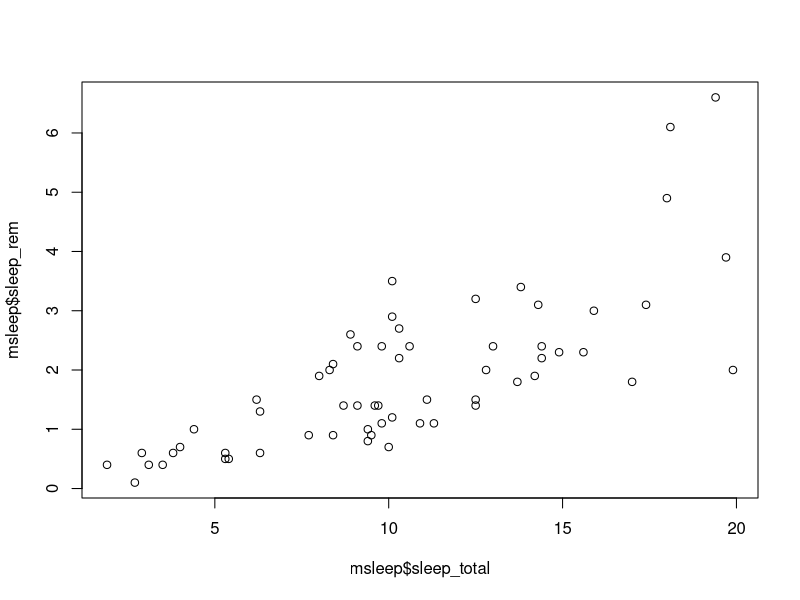
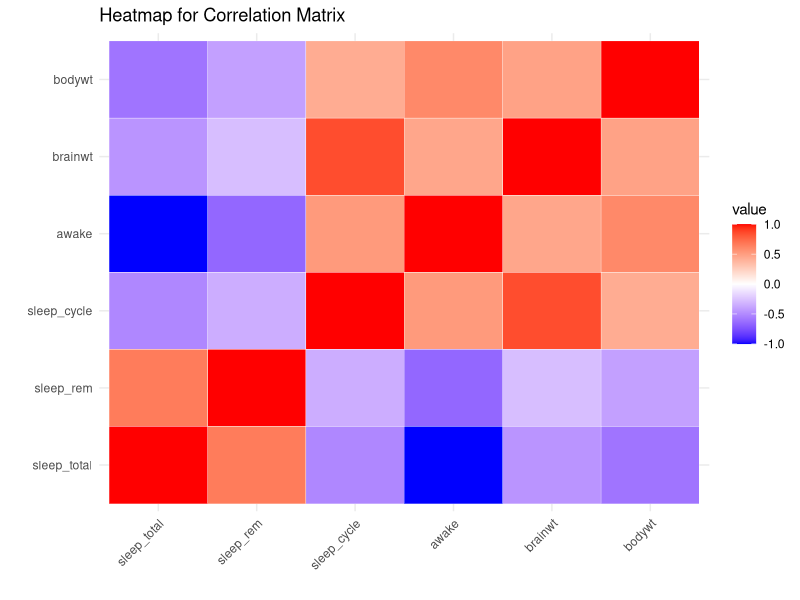
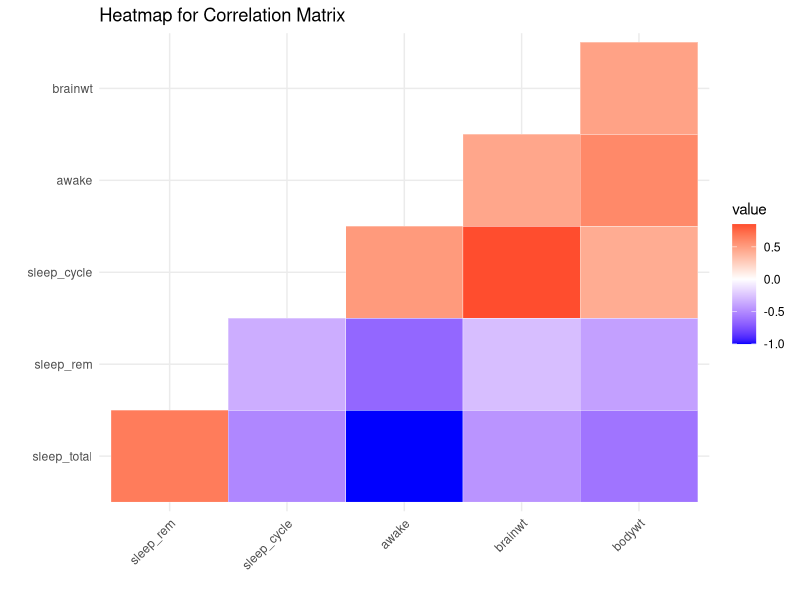
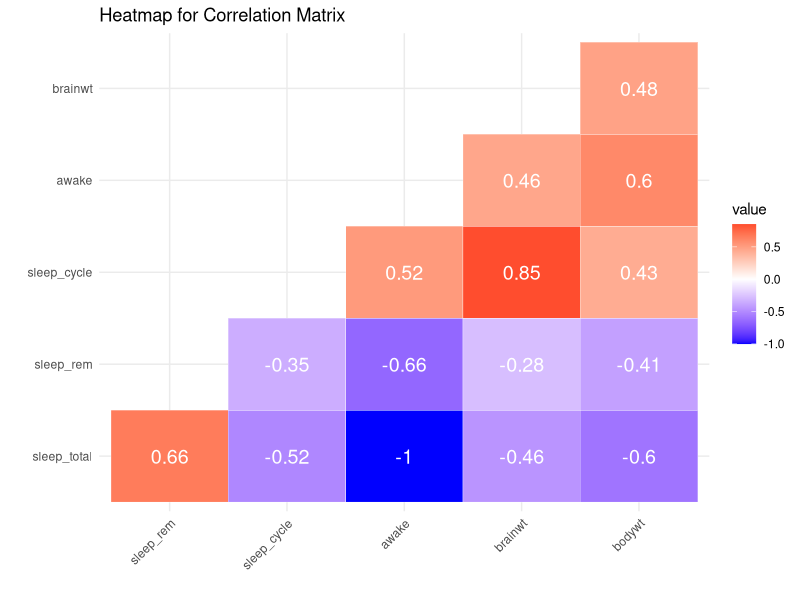
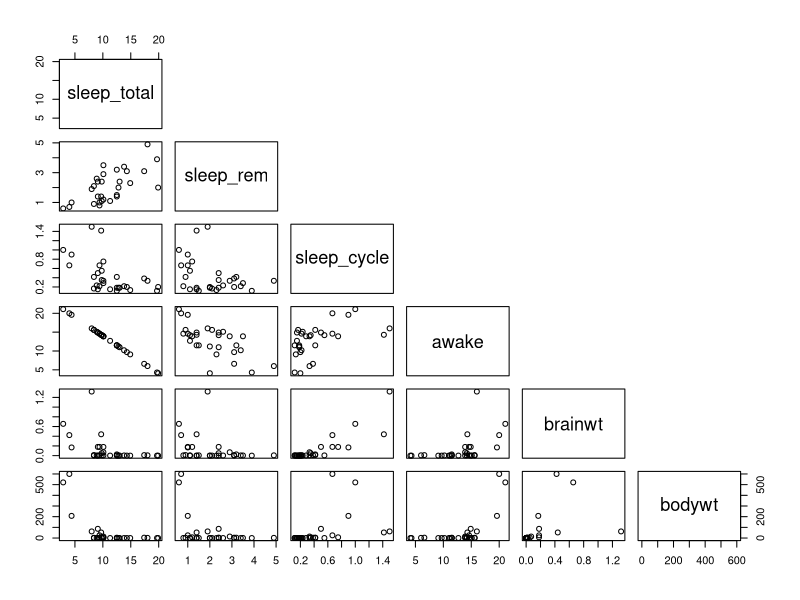

These charts were generated, in order, by the following R code:
library(tidyverse)
str(msleep)
plot(msleep$sleep_total, msleep$sleep_rem)

round(cor(na.omit(msleep[,-c(1:5)])),2)

head(msleep)

install.packages("reshape2")

library(ggplot2)
library(reshape2) # for melt

cor_matrix <- round(cor(na.omit(msleep[,-c(1:5)])),2)

ggplot(melt(cor_matrix), aes(x = Var1, y = Var2, fill = value)) +
  geom_tile(color = "white") +
  scale_fill_gradient2(low = "blue", mid = "white", high = "red", midpoint = 0) +
  theme_minimal() +
  theme(axis.text.x = element_text(angle = 45, vjust = 1, hjust = 1)) +
  labs(title = "Heatmap for Correlation Matrix", x = "", y = "")

ggplot(subset(melt(cor_matrix), lower.tri(cor_matrix)), 
       aes(x = Var1, y = Var2, fill = value)) +
  geom_tile(color = "white") +
  scale_fill_gradient2(low = "blue", mid = "white", high = "red", midpoint = 0) +
  theme_minimal() +
  theme(axis.text.x = element_text(angle = 45, vjust = 1, hjust = 1)) +
  labs(title = "Heatmap for Correlation Matrix", x = "", y = "")

ggplot(subset(melt(cor_matrix), lower.tri(cor_matrix)), 
       aes(x = Var1, y = Var2, fill = value)) +
  geom_tile(color = "white") +
  scale_fill_gradient2(low = "blue", mid = "white", high = "red", midpoint = 0) +
  theme_minimal() +
  theme(axis.text.x = element_text(angle = 45, vjust = 1, hjust = 1)) +
  labs(title = "Heatmap for Correlation Matrix", x = "", y = "") +
  geom_text(aes(label = round(value, 2)), color = "white", size = 5)

pairs(na.omit(msleep[,-c(1:5)]), upper.panel = NULL)
